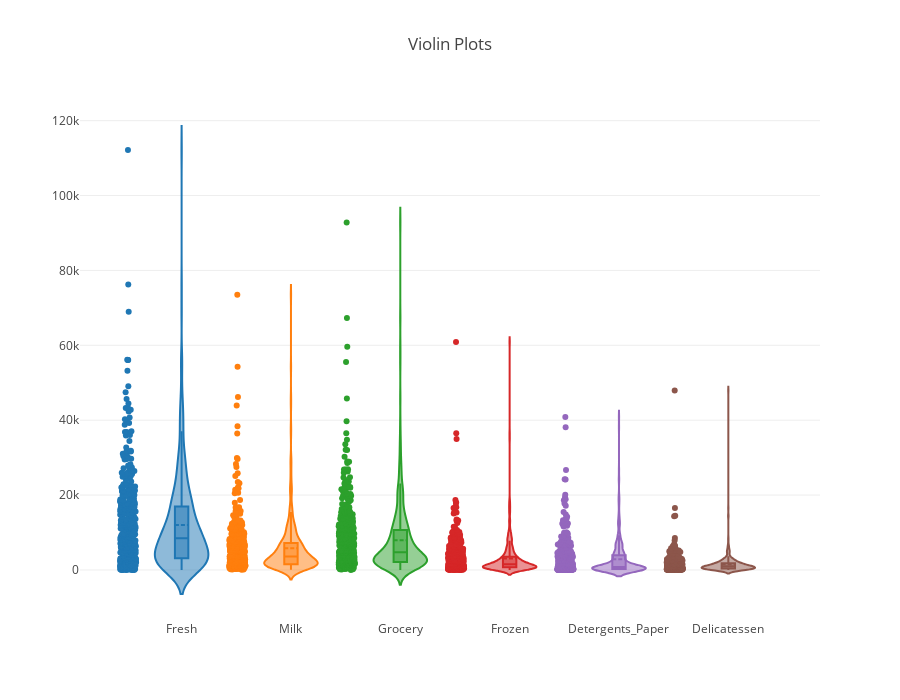

The notebook cell this image was saved under:
### Code cell
plot_data = []
for column in data.columns:
    trace = {
            "type": 'violin',
            "y": data[column],
            "name": column,
            "box": {
                "visible": True
            },
            "meanline": {
                "visible": True
            },
            "points": 'all',
            "pointpos": -2,
        }
    plot_data.append(trace)

        
fig = {
    "data": plot_data,
    "layout" : {
        "title": "Violin Plots",
        "showlegend": False,
        "yaxis": {
            "zeroline": False,
 
        },
        "height": 700
    }
}


py.iplot(fig)

### Figure 1 — Plotly figure (JSON) as saved in the notebook; plotly's stock layout.template omitted (floating-point values rounded to 4 significant figures; data arrays with more than 128 entries replaced by an {"elided": "..."} marker saying what was removed)
{"data": [{"box": {"visible": true}, "meanline": {"visible": true}, "name": "Fresh", "pointpos": -2, "points": "all", "type": "violin", "uid": "75f97176-c640-11e8-abab-e4a7a085a6b4", "y": {"elided": "440 int values"}}, {"box": {"visible": true}, "meanline": {"visible": true}, "name": "Milk", "pointpos": -2, "points": "all", "type": "violin", "uid": "75f97177-c640-11e8-b806-e4a7a085a6b4", "y": {"elided": "440 int values"}}, {"box": {"visible": true}, "meanline": {"visible": true}, "name": "Grocery", "pointpos": -2, "points": "all", "type": "violin", "uid": "75f97178-c640-11e8-90bf-e4a7a085a6b4", "y": {"elided": "440 int values"}}, {"box": {"visible": true}, "meanline": {"visible": true}, "name": "Frozen", "pointpos": -2, "points": "all", "type": "violin", "uid": "75f97179-c640-11e8-9504-e4a7a085a6b4", "y": {"elided": "440 int values"}}, {"box": {"visible": true}, "meanline": {"visible": true}, "name": "Detergents_Paper", "pointpos": -2, "points": "all", "type": "violin", "uid": "75f9717a-c640-11e8-b2e7-e4a7a085a6b4", "y": {"elided": "440 int values"}}, {"box": {"visible": true}, "meanline": {"visible": true}, "name": "Delicatessen", "pointpos": -2, "points": "all", "type": "violin", "uid": "75f9717b-c640-11e8-90d7-e4a7a085a6b4", "y": {"elided": "440 int values"}}], "layout": {"height": 700, "showlegend": false, "title": "Violin Plots", "yaxis": {"zeroline": false}}}
